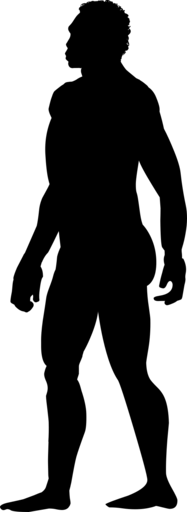
#> input picture figures/phylopic/human.png, 187 x 512 px, found by its file name
$ python graphical_abstract.py
#> lines starting #> are read from the running program, lines starting #| are printed output that depends on the picture
#!/usr/bin/env python3
"""
Graphical abstract - static, publication-ready.

Three honest beats, left to right:
  (1) input   - DNA read as physics: 7 biophysical parameters, no sequence
  (2) model   - the multitask CNN in 3D; gradient reversal -> species-invariant
  (3) result  - the real transfer-distance gradient + the mechanism finding

All numbers from RESULTS_LEDGER.md. 3D blocks use the interactive figure's projection.

  python figures/graphical_abstract.py  ->  figures/graphical_abstract.{png,pdf}
"""
import numpy as np, math
import matplotlib; matplotlib.use("Agg")
import matplotlib.pyplot as plt
import matplotlib.image as mpimg
from matplotlib.patches import FancyBboxPatch, Polygon, Ellipse

BIO,ELEM,GRL,SEQ = "#2f6fd0","#e8930c","#d63a57","#12a05a"
INK,MUTED,RULE,PAPER,PANEL = "#1b1a24","#6b6577","#dfdce8","#ffffff","#f6f5fa"
HB="#c2418c"
plt.rcParams.update({"font.family":"sans-serif","font.sans-serif":["DejaVu Sans"],
                     "pdf.fonttype":42,"ps.fonttype":42})

fig=plt.figure(figsize=(13.8,6.4),dpi=100); fig.patch.set_facecolor(PAPER)
ax=fig.add_axes([0,0,1,1]); ax.set_xlim(0,100); ax.set_ylim(0,100); ax.axis("off")
ax.set_autoscale_on(False)

ax.text(3,94.5,"DNA biophysical structure is a universal, interpretable genomic code",
        fontsize=18.5,fontweight="bold",color=INK)
ax.text(3,89.6,"A multitask network predicts genomic elements from DNA mechanics alone - "
        "across 32 organisms and four eukaryotic kingdoms",fontsize=11.2,color=MUTED)

def zone(x,letter,title):
    ax.text(x,84,letter,fontsize=12.5,fontweight="bold",color=INK)
    ax.text(x+2.8,84,title,fontsize=11.5,fontweight="bold",color=INK,va="center")
def arrow(x1,x2,y,c=MUTED):
    ax.annotate("",xy=(x2,y),xytext=(x1,y),arrowprops=dict(arrowstyle="-|>",color=c,lw=2.2,
        mutation_scale=16,shrinkA=0,shrinkB=0))

# ================= ZONE A - input =================
zone(2,"1","Read DNA as physics")
xs=np.linspace(0,1,120); hx=3.5+xs*9.5
ax.plot(hx,72+2.4*np.sin(xs*9),color=BIO,lw=2.2)
ax.plot(hx,72+2.4*np.sin(xs*9+math.pi),color="#9bb8e6",lw=2.2)
for i in range(0,120,10):
    ax.plot([hx[i]]*2,[72+2.4*np.sin(xs[i]*9),72+2.4*np.sin(xs[i]*9+math.pi)],color=RULE,lw=1)
ax.text(16,72,"→",fontsize=16,color=MUTED,va="center",ha="center")
labs=["hbond","stack","sol","bp","intra","bbone","inter"]
cols=[HB,HB,"#b8c0cc","#b8c0cc","#b8c0cc","#b8c0cc",BIO]
t=np.linspace(0,1,160)
for i,(lb,c) in enumerate(zip(labs,cols)):
    yy=66-i*3.0
    sig=(np.sin(t*(5+i)+i)*0.6+np.sin(t*(11+i))*0.35); sig=sig/(np.abs(sig).max()+1e-9)
    ax.plot(19+t*11,yy+sig*1.05,color=c,lw=1.5)
    ax.text(18.2,yy,lb,fontsize=7.0,color=MUTED,ha="right",va="center")
ax.text(2,40,"Seven mechanical parameters per position -\nno nucleotide sequence.",
        fontsize=10.4,color=INK,va="top",linespacing=1.5)
ax.text(2,33,"H-bonding and stacking are up-weighted by a\nfixed, disclosed prior (Sharma et al. 2025).",
        fontsize=8.6,color=MUTED,va="top",linespacing=1.5,style="italic")
arrow(31,34,55)

# ================= ZONE B - 3D model =================
zone(35,"2","The model, in three dimensions")
ay,axr=-0.6,-0.26
cA,sA,cB,sB=math.cos(ay),math.sin(ay),math.cos(axr),math.sin(axr)
def rot(x,y,z):
    x1=x*cA+z*sA; z1=-x*sA+z*cA; return (x1, y*cB - z1*sB, y*sB + z1*cB)
BX,BY,BS=48.5,54,0.72
def pj(v):
    p=1/(1-v[2]*0.02); return (BX+v[0]*BS*p, BY+v[1]*BS*p, v[2])
CSc=[(-1,-1,-1),(1,-1,-1),(1,1,-1),(-1,1,-1),(-1,-1,1),(1,-1,1),(1,1,1),(-1,1,1)]
FC=[([4,5,6,7],(0,0,1)),([0,3,2,1],(0,0,-1)),([1,2,6,5],(1,0,0)),
    ([0,4,7,3],(-1,0,0)),([3,7,6,2],(0,1,0)),([0,1,5,4],(0,-1,0))]
lm=math.sqrt(0.35**2+0.6**2+0.72**2); LI=(0.35/lm,0.6/lm,0.72/lm)
def h2r(h):h=h.lstrip('#');return tuple(int(h[i:i+2],16)/255 for i in(0,2,4))
def box(cx,cy,cz,hx,hy,hz,color,z=3):
    pc=[pj(rot(cx+c[0]*hx,cy+c[1]*hy,cz+c[2]*hz)) for c in CSc]; base=h2r(color); fl=[]
    for idx,n in FC:
        nr=rot(*n)
        if nr[2]<=0.02: continue
        dep=sum(pc[i][2] for i in idx)/4
        br=0.55+0.45*max(0,nr[0]*LI[0]+nr[1]*LI[1]+nr[2]*LI[2]); fl.append((dep,idx,br))
    for dep,idx,br in sorted(fl,key=lambda q:q[0]):
        ax.add_patch(Polygon([(pc[i][0],pc[i][1]) for i in idx],closed=True,
            facecolor=tuple(min(1,x*br) for x in base),edgecolor="white",lw=0.7,zorder=z))
    return pj(rot(cx,cy,cz))
blocks=[(-11,0,0,1.0,5.0,0.6,BIO,"profile"),(-7,0,0,1.1,5.0,2.9,BIO,""),
        (-3.5,0,0,1.1,3.7,2.9,BIO,""),(-0.3,0,0,1.1,2.5,2.9,BIO,""),(2.9,0,0,1.1,2.5,2.9,BIO,""),
        (6.8,0,0,1.7,1.7,1.7,"#3a3450","shared"),(10.8,0,0,2.1,2.1,2.1,ELEM,"element")]
cen={}
for i,(x,y,z,hx,hy,hz,c,nm) in enumerate(blocks):
    p=box(x,y,z,hx,hy,hz,c,z=3+i)
    if nm: cen[nm]=p
oc=box(9.5,5.2,3,1.2,1.2,1.2,GRL,z=12); kc=box(9.5,8.2,-2,1.0,1.0,1.0,GRL,z=12)
for hc in (oc,kc):
    ax.annotate("",xy=(cen["shared"][0],cen["shared"][1]),xytext=(hc[0],hc[1]),
        arrowprops=dict(arrowstyle="-|>",color=GRL,lw=1.5,mutation_scale=9,shrinkA=5,shrinkB=7))
ax.text(cen["profile"][0],cen["profile"][1]+6.2,"475 × 7\nprofile",fontsize=7.4,color=BIO,
        ha="center",va="bottom",fontweight="bold",linespacing=1.2)
ax.text(cen["element"][0]+1.5,cen["element"][1]-4.4,"element\nhead",fontsize=8,color=ELEM,
        ha="center",va="top",fontweight="bold",linespacing=1.2)
ax.text(kc[0]+2.6,kc[1]+0.6,"gradient-reversal\nadversaries",fontsize=7.2,color=GRL,
        ha="left",va="center",linespacing=1.2)
ax.text(35,39,"A ConvNeXt trunk (475→119) reads the profile\n"
        "into a shared representation. Gradient-reversal\n"
        "adversaries erase organism and kingdom identity,\n"
        "so the features transfer across species.",
        fontsize=9.5,color=INK,va="top",linespacing=1.55)
arrow(64,67,55)

# ================= ZONE C - results =================
zone(68,"3","Structure travels - and is interpretable")
cax=fig.add_axes([0.705,0.545,0.235,0.225]); cax.set_facecolor("white")
bio=[0.685,0.542,0.569,0.386]; seq=[0.696,0.547,0.569,0.321]; xs=np.arange(4)
cax.axhspan(0.18,0.25,color="#eeeef2",zorder=0)
cax.text(3.28,0.215,"chance",fontsize=6.4,color=MUTED,ha="right",va="center")
cax.plot(xs,bio,"-o",color=BIO,lw=2.4,ms=6,label="biophysics",zorder=3)
cax.plot(xs,seq,"--s",color=SEQ,lw=2.0,ms=5,label="+ sequence",zorder=3)
for i,b in enumerate(bio):
    cax.text(i,b+0.024,f"{b:.3f}",fontsize=6.4,color=BIO,ha="center",fontweight="bold")
cax.annotate("sequence\nhurts",xy=(3,0.321),xytext=(2.35,0.28),fontsize=7.2,color=SEQ,
    ha="center",arrowprops=dict(arrowstyle="-|>",color=SEQ,lw=1.3))
cax.set_xticks(xs); cax.set_xticklabels([]); cax.set_xlim(-0.3,3.35); cax.set_ylim(0.15,0.80)
cax.set_ylabel("element accuracy",fontsize=7.6); cax.tick_params(labelsize=6.6)
cax.legend(fontsize=7.2,loc="upper right",frameon=False,handlelength=1.6)
for s in ("top","right"): cax.spines[s].set_visible(False)
cax.set_title("increasing distance from training  →",fontsize=7.6,color=MUTED,loc="left",pad=3)

# ---- organism silhouettes along the transfer axis (test organism gets more distant) ----
XP=[72.43,78.87,85.31,91.75]; YICO=48.5; YLAB=44.0
def png(path,cx,cy,h,z=6):
    im=mpimg.imread(path); ar=im.shape[1]/im.shape[0]; w=h*ar*(6.4/13.8)
    ax.imshow(im,extent=[cx-w/2,cx+w/2,cy-h/2,cy+h/2],origin="upper",zorder=z,aspect="auto")
def diatom(cx,cy,z=6):   # pennate frustule - pointed lens with striae
    ax.add_patch(Ellipse((cx,cy),3.4,1.5,facecolor=INK,edgecolor="none",zorder=z))
    for dx in (-0.9,-0.3,0.3,0.9):
        ax.plot([cx+dx,cx+dx],[cy-0.5,cy+0.5],color="white",lw=0.8,zorder=z+1)
def bacterium(cx,cy,z=6): # bacillus capsule + flagella
    ax.add_patch(FancyBboxPatch((cx-1.5,cy-0.6),3.0,1.2,boxstyle="round,pad=0,rounding_size=0.6",
        facecolor=INK,edgecolor="none",zorder=z))
    tt=np.linspace(0,1,30)
    for off in (-0.35,0.35):
        ax.plot(cx+1.5+tt*1.7, cy+off+0.18*np.sin(tt*13),color=INK,lw=0.9,zorder=z)
# dotted connectors from each data point down to its icon
for i,xp in enumerate(XP):
    ax.plot([xp,xp],[YICO+2.2, 52.4],color=RULE,lw=0.8,ls=(0,(1,1.5)),zorder=2)
png("figures/phylopic/human.png",XP[0],YICO,7.0)
#> in png, im is the input picture: shape (512, 187, 4) float32; mean R, G, B, A 0, 0, 0, 0.506
png("figures/phylopic/arabidopsis.png",XP[1],YICO,6.2)
#> call 2 of png, with path = 'figures/phylopic/arabidopsis.png', cx = 78.87, cy = 48.5, h = 6.2, z = 6
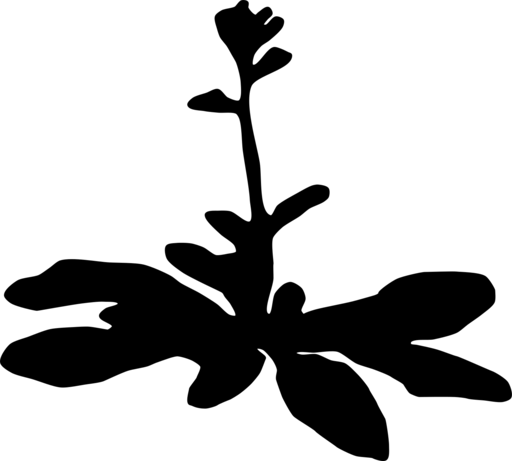
#> input picture figures/phylopic/arabidopsis.png, 512 x 461 px, found by its file name
#> in png, im is the input picture: shape (461, 512, 4) float32; mean R, G, B, A 0, 0, 0, 0.269
diatom(XP[2],YICO); bacterium(XP[3],YICO)
for xp,lb in zip(XP,["in-distribution","held-out\nkingdom","unseen\ndiatom","prokaryote"]):
    ax.text(xp,YLAB,lb,fontsize=7.2,color=INK,ha="center",va="top",linespacing=1.2)

ax.text(68,37.5,"An entire kingdom held out, biophysics transfers as well as sequence "
        "(0.542 vs 0.547);\non organisms as distant as diatoms and prokaryotes it does better - "
        "adding\nsequence even hurts.",fontsize=9.2,color=INK,va="top",linespacing=1.5)
ax.add_patch(FancyBboxPatch((67.5,7.5),30,8.4,boxstyle="round,pad=0.3,rounding_size=1.2",
        fc=PANEL,ec=HB,lw=1.4))
ax.add_patch(plt.Circle((70.6,11.7),1.5,color=HB,zorder=4))
ax.text(70.6,11.7,"H",color="white",fontsize=10,ha="center",va="center",fontweight="bold",zorder=5)
ax.text(73.4,13.6,"Interpretable mechanism",fontsize=9.4,color=INK,fontweight="bold",va="center")
ax.text(73.4,10.2,"Promoter recognition depends on hydrogen bonding\n(−0.447 accuracy when that channel is removed).",
        fontsize=8.4,color=MUTED,va="center",linespacing=1.4)

ax.add_line(plt.Line2D([3,97],[4.8,4.8],color=RULE,lw=1))
ax.text(3,2.3,"32 organisms · 4 eukaryotic kingdoms · zero-shot to an unseen diatom lineage and to prokaryotes · "
        "biophysics-only model, no sequence",fontsize=8.6,color=MUTED)

fig.savefig("figures/graphical_abstract.png",dpi=300,facecolor=PAPER,bbox_inches="tight")
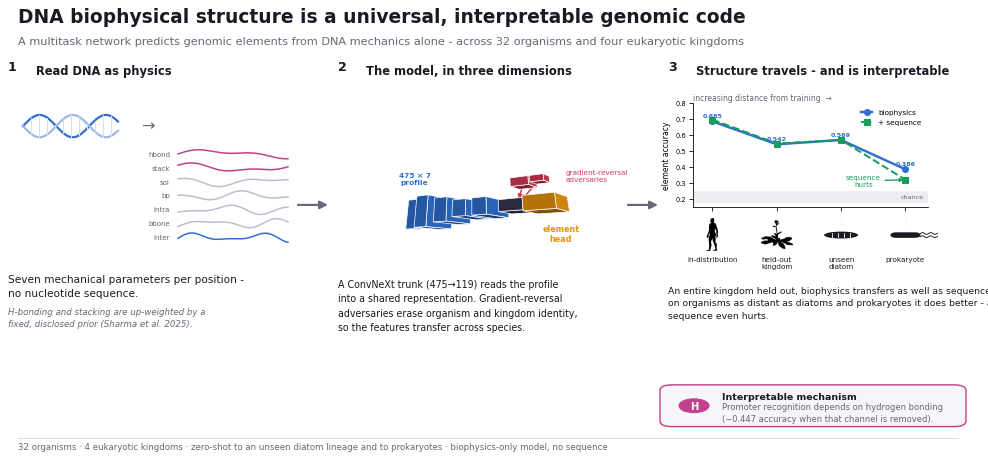
#> figure drawn by matplotlib, 2 panels
fig.savefig("figures/graphical_abstract.pdf",facecolor=PAPER,bbox_inches="tight")
print("wrote figures/graphical_abstract.{png,pdf}")
